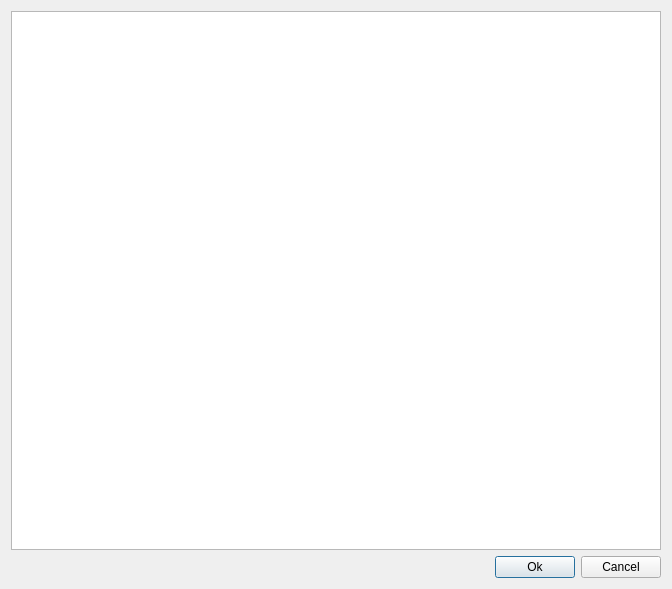
<?xml version="1.0" encoding="UTF-8"?>
<ui version="4.0">
 <class>EditNotesDialog</class>
 <widget class="QDialog" name="EditNotesDialog">
  <property name="geometry">
   <rect>
    <x>0</x>
    <y>0</y>
    <width>672</width>
    <height>589</height>
   </rect>
  </property>
  <property name="windowTitle">
   <string>Dialog</string>
  </property>
  <layout class="QVBoxLayout" name="verticalLayout">
   <item>
    <widget class="QTextBrowser" name="_notesBrowser">
     <property name="readOnly">
      <bool>false</bool>
     </property>
    </widget>
   </item>
   <item>
    <layout class="QHBoxLayout" name="horizontalLayout">
     <item>
      <spacer name="horizontalSpacer">
       <property name="orientation">
        <enum>Qt::Horizontal</enum>
       </property>
       <property name="sizeHint" stdset="0">
        <size>
         <width>40</width>
         <height>20</height>
        </size>
       </property>
      </spacer>
     </item>
     <item>
      <widget class="QPushButton" name="_changeButton">
       <property name="text">
        <string>Ok</string>
       </property>
      </widget>
     </item>
     <item>
      <widget class="QPushButton" name="_quitButton">
       <property name="text">
        <string>Cancel</string>
       </property>
      </widget>
     </item>
    </layout>
   </item>
  </layout>
 </widget>
 <resources/>
 <connections>
  <connection>
   <sender>_changeButton</sender>
   <signal>clicked()</signal>
   <receiver>EditNotesDialog</receiver>
   <slot>change_notes()</slot>
   <hints>
    <hint type="sourcelabel">
     <x>480</x>
     <y>557</y>
    </hint>
    <hint type="destinationlabel">
     <x>335</x>
     <y>294</y>
    </hint>
   </hints>
  </connection>
  <connection>
   <sender>_quitButton</sender>
   <signal>clicked()</signal>
   <receiver>EditNotesDialog</receiver>
   <slot>close()</slot>
   <hints>
    <hint type="sourcelabel">
     <x>601</x>
     <y>557</y>
    </hint>
    <hint type="destinationlabel">
     <x>335</x>
     <y>294</y>
    </hint>
   </hints>
  </connection>
 </connections>
</ui>
